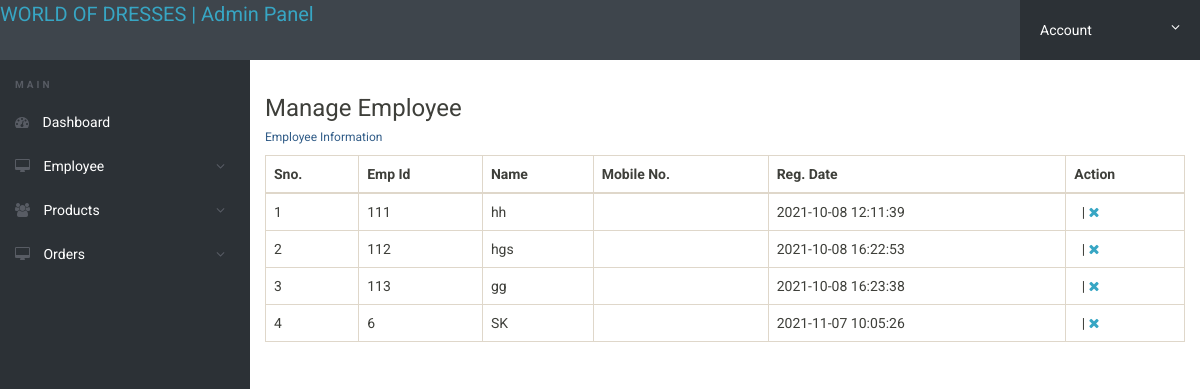
/admin/manage_employee.php (signed in), run on an earlier commit of the app's database.
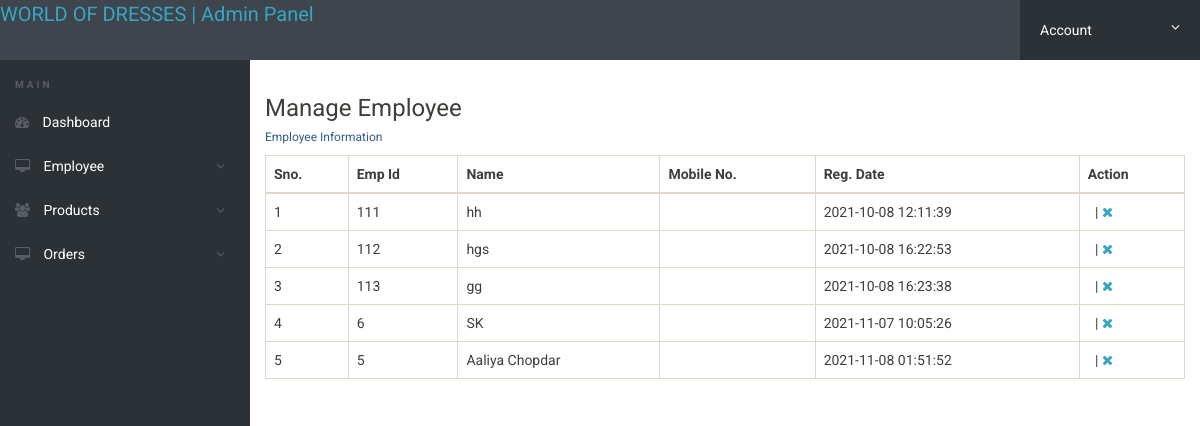
And on a later commit of the database.
### tables this page shows
CREATE TABLE `employee` (
  `id` int(11) NOT NULL,
  `EmpID` varchar(100) DEFAULT NULL,
  `FullName` varchar(120) DEFAULT NULL,
  `MoblieNumber` varchar(12) DEFAULT NULL,
  `RegDate` timestamp NULL DEFAULT current_timestamp(),
  `Action` int(11) NOT NULL
);

### admin/manage_employee.php (the view, shortened to what this page needs)
<?php session_start();
$con = mysqli_connect("localhost", "root", "", "project");
if (strlen($_SESSION['alogin']) == 0) {
    header('location:index.php');
} else {
?>
    <!DOCTYPE html>
    <html lang="en">
    <head>
    </head>
    <link rel="stylesheet" href="css/font-awesome.min.css">
    <link rel="stylesheet" href="css/bootstrap.min.css">
    <link rel="stylesheet" href="css/dataTables.bootstrap.min.css">
    <link rel="stylesheet" href="css/bootstrap-social.css">
    <link rel="stylesheet" href="css/bootstrap-select.css">
    <link rel="stylesheet" href="css/fileinput.min.css">
    <link rel="stylesheet" href="css/awesome-bootstrap-checkbox.css">
    <link rel="stylesheet" href="css/style.css">
    <?php include('includes/header.php'); ?>
    <div class="ts-main-content">
        <?php include('includes/leftbar.php'); ?>
        <div class="content-wrapper">
            <div class="container-fluid">
                <h1 class="h3 mb-2 text-gray-800">Manage Employee</h1>
                <div class="card shadow mb-4">
                    <div class="card-header py-3">
                        <h6 class="m-0 font-weight-bold text-primary">Employee Information</h6>
                    </div>
                    <div class="card-body">
                        <div class="table-responsive">
                            <table class="table table-bordered" id="dataTable" width="100%" cellspacing="0">
                                <thead>
                                    <tr>
                                        <th>Sno.</th>
                                        <th>Emp Id</th>
                                        <th>Name</th>
                                        <th>Mobile No.</th>
                                        <th>Reg. Date</th>
                                        <th>Action</th>
                                    </tr>
                                </thead>
                                <tbody>
                                <?php
                                $query = mysqli_query($con, "select * from employee ");
											$cnt = 1;
											while ($row = mysqli_fetch_array($query)) {
                                    ?>
                                        <tr>
                                            <td><?php echo $cnt; ?></td>
                                            <td><?php echo $row['EmpID']; ?></td>
                                            <td><?php echo $row['FullName']; ?></td>
                                            <td><?php echo $row['MobileNumber']; ?></td>
                                            <td><?php echo $row['RegDate']; ?></td>
                                            <td>
                                                <a href="edit_employee.php?id=<?php echo $row['id']; ?>"><i class="fas fa-edit" style="color:blue"></i></a> |
                                                <a href="delete-employee.php?id=<?php echo $row['id']; ?>" onclick="return confirm('Do you want to Delete?');"><i class="fa fa-close"></i></a>
                                            </td>
                                        </tr>
                                    <?php $cnt = $cnt + 1; } ?>
                                </tbody>
                            </table>
                        </div>
                    </div>
                </div>
            </div>
        </div>
    </div>
    </body>
    </html>
<?php } ?>

What changed in the data, as far as the page shows it:
added employee: EmpID "5", FullName "Aaliya Chopdar", RegDate "2021-11-08 01:51:52"
